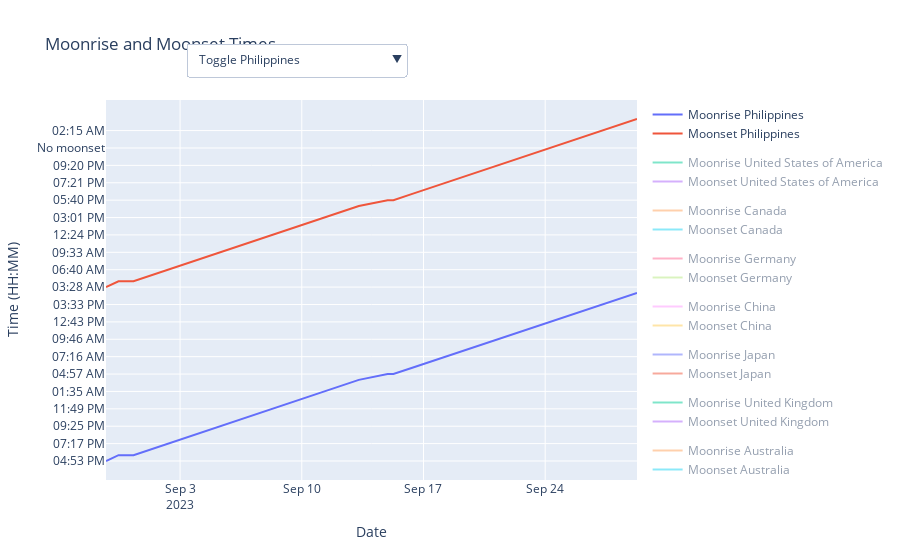

Write notebook code for a chart like this one.
### Markdown cell above
# Moonrise and Moonset (Jon)

### Code cell
########### NOTES ###########
#   -Remove excessive imports and clean code for more readable
#    reference and indicate usage of code by section
#
#   -All data, from figure/chart, combined becomes complicated and not readable in a first glance
#   -Make data comes with different countries not just show all
#   -Remove show all option
#   -FUCK!
#############################

########### CSV READ ###########
#--- ONLINE
csv_url = "https://raw.githubusercontent.com/gabrielrago/DataAnalyticsFirst/main/GlobalWeatherRepository.csv"
#--- OFFLINE
#csv_url = r"C:\Users\Engilo Grave\Python\GlobalWeatherRepository.csv"
#--- READ
data = pd.read_csv(csv_url)
fig_weather = go.Figure()

########### PANEL ###########
pn.extension()

########### VARIABLES ###########
#--- Set by information by Column
date_column = "last_updated"
moonrise_column = "moonrise"
moonset_column = "moonset"
moonphase_column = "moon_phase"
country_column = "country"
#--- Secify Data /// servicable when in a loop act
countries_to_indicate = ['Philippines','United States of America','Canada','Germany','China','Japan','United Kingdom','Australia','India']


########### FIGURE ###########
def plot_moonrise_set(data, initial_country):
    #--- FIGURE
    fig = go.Figure()
    #-- RUNS GRAPH-FIGURE
    for country in countries_to_indicate:
        #-- Filter
        filtered_data = data[data[country_column]==country]
        #--- moonrise data consistent line
        rise_trace = go.Scatter(
            x=filtered_data[date_column],
            y=filtered_data[moonrise_column],
            mode = 'lines',
            name = f"Moonrise {country}",
            legendgroup=country,
            hovertext=filtered_data[moonphase_column].apply(lambda x: f'Moonrise Phase: {x}')
        )
        #--- Moonset
        set_trace = go.Scatter(
                x=filtered_data[date_column],
                y=filtered_data[moonset_column],
                mode='lines',
                name=f'Moonset {country}',
                legendgroup=country,
                hovertext=filtered_data[moonphase_column].apply(lambda x: f'Moonset Phase: {x}')
            )
        
        #--- Adding in Figure
        fig.add_trace(rise_trace)
        fig.add_trace(set_trace)

        #--- Initialize Singular Countries
        if country != initial_country:
            for trace in fig.data[-2:]:
                trace.visible = 'legendonly'
    
    
    #--- UPDATE GRAPH
    fig.update_layout(
        title = 'Moonrise and Moonset Times',
        xaxis_title = 'Date',
        yaxis_title = 'Time (HH:MM)',
        showlegend = True
    )

    #--- BUTTON FOR COUNTRIES
    buttons = []
    for country in countries_to_indicate:
        buttons.append(
            dict(
                label=f'Toggle {country}',
                method='update',
                args=[{'visible': [True if trace['legendgroup'] == country else False for trace in fig.data]}],
            )
        )

    # #--- BUTTON TO SHOW ALL
    # buttons.append(
    #     dict(
    #         label = 'Show All',
    #         method = 'update',
    #         args = [{'visible': [True]* len(fig.data)}],
    #     )
    # )

    #-- UPDATE BUTTONS
    fig.update_layout(
        updatemenus = [
            dict(
                type = 'dropdown',
                showactive = True,
                buttons = buttons,
                x = 0.15,
                xanchor = 'left',
                y = 1.15,
                yanchor = 'top'
            )
        ]
    )

    return fig


########### SHOW ###########
figure = plot_moonrise_set(data, initial_country='Philippines')
figure.show()

# def create_app():
#     app = pn.Column(
#         plot_moonrise_set(data)
#     )
#     return app

# if __name__ == "__main__":
#     app = create_app()
#     app.servable()

# app = pn.Column(
#     plot_moonrise_set(data)
# )

# app.servable()
